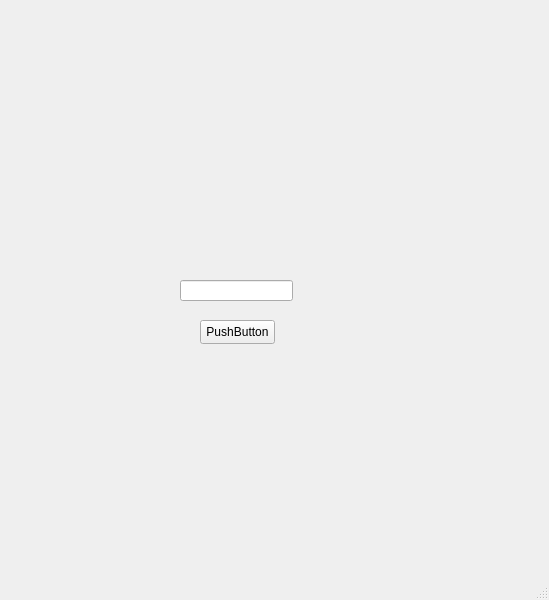
<?xml version="1.0" encoding="UTF-8"?>
<ui version="4.0">
 <class>MainWindow</class>
 <widget class="QMainWindow" name="MainWindow">
  <property name="geometry">
   <rect>
    <x>0</x>
    <y>0</y>
    <width>549</width>
    <height>600</height>
   </rect>
  </property>
  <property name="windowTitle">
   <string>MainWindow</string>
  </property>
  <widget class="QWidget" name="centralwidget">
   <widget class="QPushButton" name="input_button">
    <property name="geometry">
     <rect>
      <x>200</x>
      <y>320</y>
      <width>75</width>
      <height>24</height>
     </rect>
    </property>
    <property name="text">
     <string>PushButton</string>
    </property>
   </widget>
   <widget class="QLineEdit" name="lineEdit">
    <property name="geometry">
     <rect>
      <x>180</x>
      <y>280</y>
      <width>113</width>
      <height>21</height>
     </rect>
    </property>
   </widget>
   <widget class="QLabel" name="label">
    <property name="geometry">
     <rect>
      <x>20</x>
      <y>20</y>
      <width>151</width>
      <height>181</height>
     </rect>
    </property>
    <property name="text">
     <string/>
    </property>
    <property name="pixmap">
     <pixmap>mentr.png</pixmap>
    </property>
    <property name="scaledContents">
     <bool>true</bool>
    </property>
   </widget>
   <widget class="QLabel" name="label_2">
    <property name="geometry">
     <rect>
      <x>250</x>
      <y>40</y>
      <width>181</width>
      <height>111</height>
     </rect>
    </property>
    <property name="text">
     <string/>
    </property>
    <property name="pixmap">
     <pixmap>lloyds.png</pixmap>
    </property>
    <property name="scaledContents">
     <bool>true</bool>
    </property>
   </widget>
  </widget>
  <widget class="QMenuBar" name="menubar">
   <property name="geometry">
    <rect>
     <x>0</x>
     <y>0</y>
     <width>549</width>
     <height>22</height>
    </rect>
   </property>
  </widget>
  <widget class="QStatusBar" name="statusbar"/>
 </widget>
 <resources/>
 <connections>
  <connection>
   <sender>input_button</sender>
   <signal>clicked()</signal>
   <receiver>lineEdit</receiver>
   <slot>selectAll()</slot>
   <hints>
    <hint type="sourcelabel">
     <x>248</x>
     <y>349</y>
    </hint>
    <hint type="destinationlabel">
     <x>236</x>
     <y>316</y>
    </hint>
   </hints>
  </connection>
  <connection>
   <sender>input_button</sender>
   <signal>clicked()</signal>
   <receiver>MainWindow</receiver>
   <slot>do_a_thing()</slot>
   <hints>
    <hint type="sourcelabel">
     <x>258</x>
     <y>348</y>
    </hint>
    <hint type="destinationlabel">
     <x>257</x>
     <y>338</y>
    </hint>
   </hints>
  </connection>
 </connections>
 <slots>
  <slot>do_a_thing()</slot>
 </slots>
</ui>
